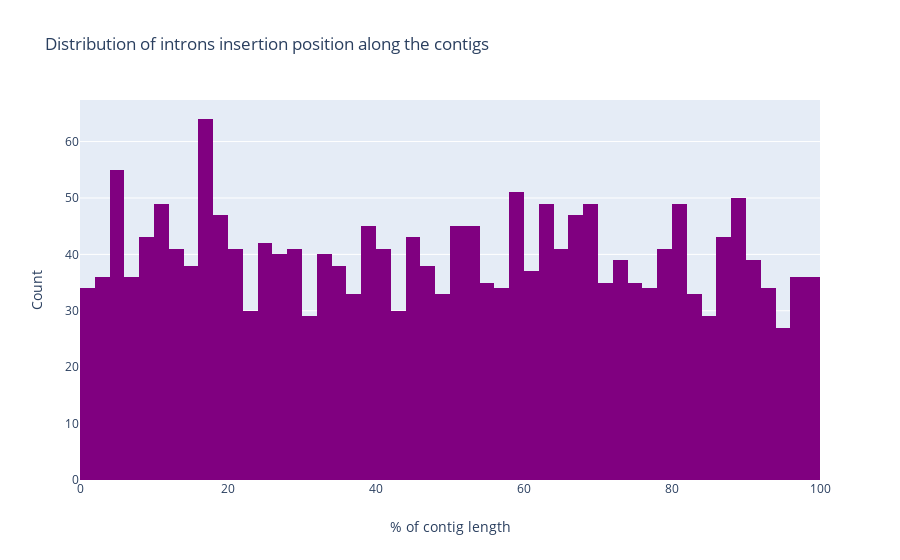

Here is the notebook cell this chart was saved with:
### Markdown cell above
<a id='fig_1'></a>
**Fig 1** *Checking of intron insertion in the pseudo-assemblies*

We check that the intron insertion was performed correctly and is random and uniform along the contigs.

### Code cell
def plot_insertion_in_contig(positions) :
    hist = go.Histogram(
            x=positions,
            xbins=dict(
                start=0,
                end=100,
                size=2),
            marker=dict(
                color='purple'
            )
    )
    layout = go.Layout(title='Distribution of introns insertion position along the contigs',
                       xaxis=dict(
                           title="% of contig length"),
                       yaxis=dict(
                           title="Count"))
    fig = go.Figure(data=[hist],layout=layout)
    py.offline.iplot(fig, filename='distrib_intron_insertion')
    
plot_insertion_in_contig(introns['pos_on_contig'])

### Figure 1 — Plotly figure (JSON) as saved in the notebook; plotly's stock layout.template omitted (floating-point values rounded to 4 significant figures; data arrays with more than 128 entries replaced by an {"elided": "..."} marker saying what was removed)
{"data": [{"marker": {"color": "purple"}, "type": "histogram", "x": {"elided": "2000 float values"}, "xbins": {"end": 100, "size": 2, "start": 0}}], "layout": {"title": {"text": "Distribution of introns insertion position along the contigs"}, "xaxis": {"title": {"text": "% of contig length"}}, "yaxis": {"title": {"text": "Count"}}}}
